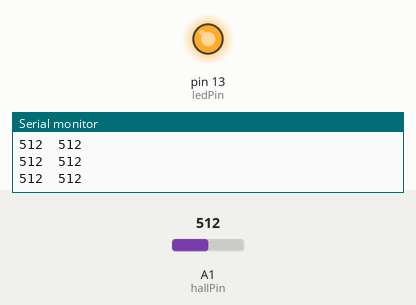
This sketch was run on a simulated Arduino Uno, built with avr-gcc and run on an emulated ATmega328P. Parts: output pins drawn as LEDs (lit = HIGH), the last lines printed to the serial monitor. Inputs (shaded band) come from the test bench; at power-on: A1 (hallPin) = 512.

Above: at 1.2 s.
1.3 s: A1 (hallPin) set to 318
2.8 s: A1 (hallPin) set to 282
At 3.7 s:
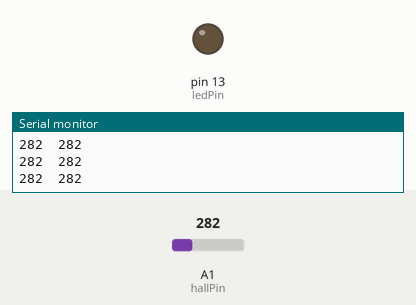
4.3 s: A1 (hallPin) set to 306
At 5.0 s:
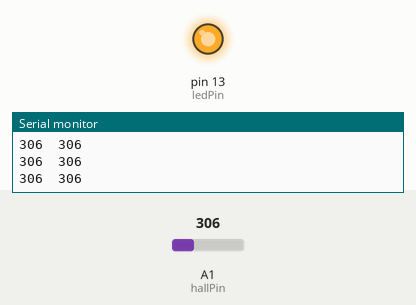
5.8 s: A1 (hallPin) set to 290
At 6.4 s:
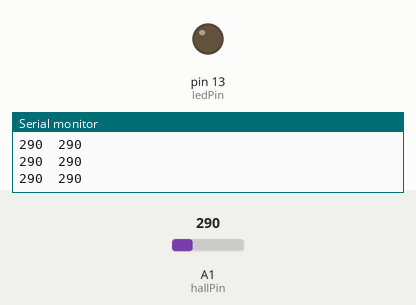
Timing chart, 0 to 8.3 s (numbered marks = the images above; inputs shaded):
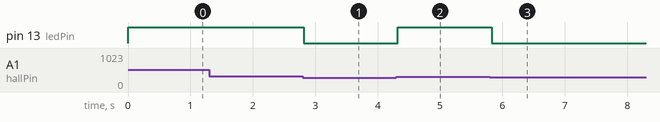

The sketch:

hall_effect_01.ino
```cpp
const int hallPin = A1;
const int ledPin = 13;
int sensorVal = 0;

void setup() {
  Serial.begin(9600);
  pinMode(hallPin, INPUT);
  pinMode(ledPin, OUTPUT);
}

void loop() {
  sensorVal = analogRead(hallPin);
  if(sensorVal > 300) digitalWrite(ledPin, HIGH);
  else digitalWrite(ledPin, LOW);
  Serial.print(sensorVal);
  Serial.print('\t');
  Serial.println(sensorVal);
  delay(100);
}
```

Measured:
- the behaviour switches between 301 and 300 on A1 (hallPin) (found by bisection; images 0 and 1)
- after the input at 2.8 s, pin 13 (ledPin): HIGH → LOW at once
- after the input at 4.3 s, pin 13 (ledPin): LOW → HIGH at once
- after the input at 5.8 s, pin 13 (ledPin): HIGH → LOW at once
